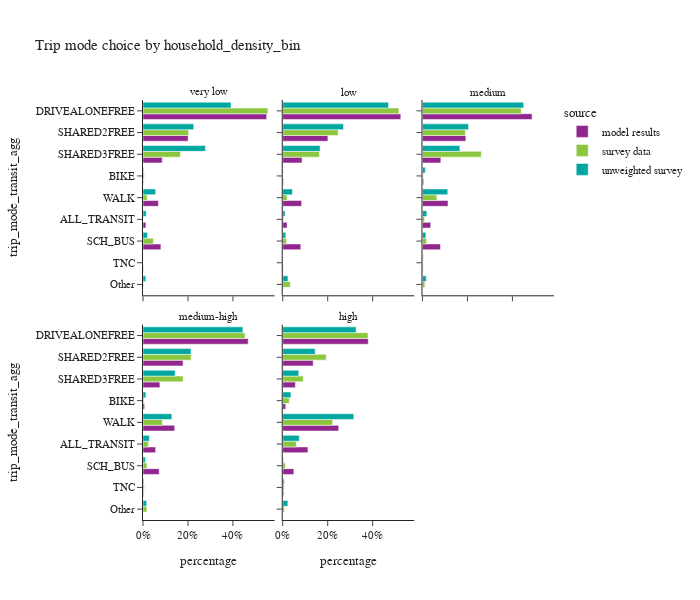
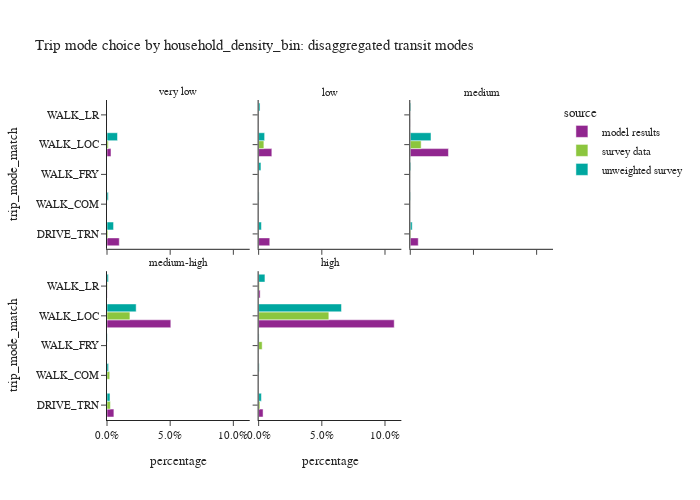

The notebook cell saved with these charts, in order:
### Code cell
plot_mode_choice(trip_data,'household_density_bin',3,600)
plot_mode_choice_transit(trip_data,'household_density_bin',3,500)

### Figure 1 — Plotly figure (JSON) as saved in the notebook; plotly's stock layout.template omitted (floating-point values rounded to 4 significant figures)
{"data": [{"alignmentgroup": "True", "hovertemplate": "source=model results<br>household_density_bin=very low<br>percentage=%{x}<br>trip_mode_transit_agg=%{y}<extra></extra>", "legendgroup": "model results", "marker": {"color": "#91268F", "pattern": {"shape": ""}}, "name": "model results", "offsetgroup": "model results", "orientation": "h", "showlegend": true, "textposition": "auto", "type": "bar", "x": [0.0129, 0.001688, 0.5501, 0.0, 0.07956, 0.2006, 0.08544, 0.001425, 0.06831], "xaxis": "x4", "y": ["ALL_TRANSIT", "BIKE", "DRIVEALONEFREE", "Other", "SCH_BUS", "SHARED2FREE", "SHARED3FREE", "TNC", "WALK"], "yaxis": "y4"}, {"alignmentgroup": "True", "hovertemplate": "source=model results<br>household_density_bin=low<br>percentage=%{x}<br>trip_mode_transit_agg=%{y}<extra></extra>", "legendgroup": "model results", "marker": {"color": "#91268F", "pattern": {"shape": ""}}, "name": "model results", "offsetgroup": "model results", "orientation": "h", "showlegend": false, "textposition": "auto", "type": "bar", "x": [0.01929, 0.002893, 0.525, 0.0, 0.0802, 0.2008, 0.08582, 0.002243, 0.08379], "xaxis": "x5", "y": ["ALL_TRANSIT", "BIKE", "DRIVEALONEFREE", "Other", "SCH_BUS", "SHARED2FREE", "SHARED3FREE", "TNC", "WALK"], "yaxis": "y5"}, {"alignmentgroup": "True", "hovertemplate": "source=model results<br>household_density_bin=medium<br>percentage=%{x}<br>trip_mode_transit_agg=%{y}<extra></extra>", "legendgroup": "model results", "marker": {"color": "#91268F", "pattern": {"shape": ""}}, "name": "model results", "offsetgroup": "model results", "orientation": "h", "showlegend": false, "textposition": "auto", "type": "bar", "x": [0.03659, 0.005222, 0.4874, 0.0, 0.08018, 0.1928, 0.08176, 0.002585, 0.1134], "xaxis": "x6", "y": ["ALL_TRANSIT", "BIKE", "DRIVEALONEFREE", "Other", "SCH_BUS", "SHARED2FREE", "SHARED3FREE", "TNC", "WALK"], "yaxis": "y6"}, {"alignmentgroup": "True", "hovertemplate": "source=model results<br>household_density_bin=medium-high<br>percentage=%{x}<br>trip_mode_transit_agg=%{y}<extra></extra>", "legendgroup": "model results", "marker": {"color": "#91268F", "pattern": {"shape": ""}}, "name": "model results", "offsetgroup": "model results", "orientation": "h", "showlegend": false, "textposition": "auto", "type": "bar", "x": [0.05612, 0.007204, 0.4677, 0.0, 0.07197, 0.1782, 0.07499, 0.002808, 0.141], "xaxis": "x", "y": ["ALL_TRANSIT", "BIKE", "DRIVEALONEFREE", "Other", "SCH_BUS", "SHARED2FREE", "SHARED3FREE", "TNC", "WALK"], "yaxis": "y"}, {"alignmentgroup": "True", "hovertemplate": "source=model results<br>household_density_bin=high<br>percentage=%{x}<br>trip_mode_transit_agg=%{y}<extra></extra>", "legendgroup": "model results", "marker": {"color": "#91268F", "pattern": {"shape": ""}}, "name": "model results", "offsetgroup": "model results", "orientation": "h", "showlegend": false, "textposition": "auto", "type": "bar", "x": [0.112, 0.01306, 0.3804, 0.0, 0.04956, 0.1355, 0.05626, 0.004614, 0.2487], "xaxis": "x2", "y": ["ALL_TRANSIT", "BIKE", "DRIVEALONEFREE", "Other", "SCH_BUS", "SHARED2FREE", "SHARED3FREE", "TNC", "WALK"], "yaxis": "y2"}, {"alignmentgroup": "True", "hovertemplate": "source=survey data<br>household_density_bin=very low<br>percentage=%{x}<br>trip_mode_transit_agg=%{y}<extra></extra>", "legendgroup": "survey data", "marker": {"color": "#8CC63E", "pattern": {"shape": ""}}, "name": "survey data", "offsetgroup": "survey data", "orientation": "h", "showlegend": true, "textposition": "auto", "type": "bar", "x": [0.001767, 0.005637, 0.5557, 0.003026, 0.04656, 0.2026, 0.1664, 0.0, 0.01832], "xaxis": "x4", "y": ["ALL_TRANSIT", "BIKE", "DRIVEALONEFREE", "Other", "SCH_BUS", "SHARED2FREE", "SHARED3FREE", "TNC", "WALK"], "yaxis": "y4"}, {"alignmentgroup": "True", "hovertemplate": "source=survey data<br>household_density_bin=low<br>percentage=%{x}<br>trip_mode_transit_agg=%{y}<extra></extra>", "legendgroup": "survey data", "marker": {"color": "#8CC63E", "pattern": {"shape": ""}}, "name": "survey data", "offsetgroup": "survey data", "orientation": "h", "showlegend": false, "textposition": "auto", "type": "bar", "x": [0.004564, 0.0003743, 0.5165, 0.03341, 0.01649, 0.2464, 0.1628, 0.0002093, 0.01921], "xaxis": "x5", "y": ["ALL_TRANSIT", "BIKE", "DRIVEALONEFREE", "Other", "SCH_BUS", "SHARED2FREE", "SHARED3FREE", "TNC", "WALK"], "yaxis": "y5"}, {"alignmentgroup": "True", "hovertemplate": "source=survey data<br>household_density_bin=medium<br>percentage=%{x}<br>trip_mode_transit_agg=%{y}<extra></extra>", "legendgroup": "survey data", "marker": {"color": "#8CC63E", "pattern": {"shape": ""}}, "name": "survey data", "offsetgroup": "survey data", "orientation": "h", "showlegend": false, "textposition": "auto", "type": "bar", "x": [0.009195, 0.003647, 0.4393, 0.01067, 0.01794, 0.1907, 0.2618, 0.002848, 0.06394], "xaxis": "x6", "y": ["ALL_TRANSIT", "BIKE", "DRIVEALONEFREE", "Other", "SCH_BUS", "SHARED2FREE", "SHARED3FREE", "TNC", "WALK"], "yaxis": "y6"}, {"alignmentgroup": "True", "hovertemplate": "source=survey data<br>household_density_bin=medium-high<br>percentage=%{x}<br>trip_mode_transit_agg=%{y}<extra></extra>", "legendgroup": "survey data", "marker": {"color": "#8CC63E", "pattern": {"shape": ""}}, "name": "survey data", "offsetgroup": "survey data", "orientation": "h", "showlegend": false, "textposition": "auto", "type": "bar", "x": [0.02342, 0.004231, 0.4536, 0.01736, 0.01725, 0.2142, 0.1783, 0.005609, 0.08612], "xaxis": "x", "y": ["ALL_TRANSIT", "BIKE", "DRIVEALONEFREE", "Other", "SCH_BUS", "SHARED2FREE", "SHARED3FREE", "TNC", "WALK"], "yaxis": "y"}, {"alignmentgroup": "True", "hovertemplate": "source=survey data<br>household_density_bin=high<br>percentage=%{x}<br>trip_mode_transit_agg=%{y}<extra></extra>", "legendgroup": "survey data", "marker": {"color": "#8CC63E", "pattern": {"shape": ""}}, "name": "survey data", "offsetgroup": "survey data", "orientation": "h", "showlegend": false, "textposition": "auto", "type": "bar", "x": [0.06014, 0.02883, 0.3792, 0.007566, 0.01194, 0.1933, 0.09096, 0.006348, 0.2218], "xaxis": "x2", "y": ["ALL_TRANSIT", "BIKE", "DRIVEALONEFREE", "Other", "SCH_BUS", "SHARED2FREE", "SHARED3FREE", "TNC", "WALK"], "yaxis": "y2"}, {"alignmentgroup": "True", "hovertemplate": "source=unweighted survey<br>household_density_bin=very low<br>percentage=%{x}<br>trip_mode_transit_agg=%{y}<extra></extra>", "legendgroup": "unweighted survey", "marker": {"color": "#00A7A0", "pattern": {"shape": ""}}, "name": "unweighted survey", "offsetgroup": "unweighted survey", "orientation": "h", "showlegend": true, "textposition": "auto", "type": "bar", "x": [0.01454, 0.003115, 0.3915, 0.01246, 0.01973, 0.2253, 0.2773, 0.0, 0.05607], "xaxis": "x4", "y": ["ALL_TRANSIT", "BIKE", "DRIVEALONEFREE", "Other", "SCH_BUS", "SHARED2FREE", "SHARED3FREE", "TNC", "WALK"], "yaxis": "y4"}, {"alignmentgroup": "True", "hovertemplate": "source=unweighted survey<br>household_density_bin=low<br>percentage=%{x}<br>trip_mode_transit_agg=%{y}<extra></extra>", "legendgroup": "unweighted survey", "marker": {"color": "#00A7A0", "pattern": {"shape": ""}}, "name": "unweighted survey", "offsetgroup": "unweighted survey", "orientation": "h", "showlegend": false, "textposition": "auto", "type": "bar", "x": [0.01022, 0.001824, 0.4703, 0.02335, 0.0135, 0.2703, 0.1664, 0.0007297, 0.04341], "xaxis": "x5", "y": ["ALL_TRANSIT", "BIKE", "DRIVEALONEFREE", "Other", "SCH_BUS", "SHARED2FREE", "SHARED3FREE", "TNC", "WALK"], "yaxis": "y5"}, {"alignmentgroup": "True", "hovertemplate": "source=unweighted survey<br>household_density_bin=medium<br>percentage=%{x}<br>trip_mode_transit_agg=%{y}<extra></extra>", "legendgroup": "unweighted survey", "marker": {"color": "#00A7A0", "pattern": {"shape": ""}}, "name": "unweighted survey", "offsetgroup": "unweighted survey", "orientation": "h", "showlegend": false, "textposition": "auto", "type": "bar", "x": [0.01929, 0.01254, 0.4499, 0.01667, 0.01488, 0.2046, 0.1662, 0.003445, 0.1124], "xaxis": "x6", "y": ["ALL_TRANSIT", "BIKE", "DRIVEALONEFREE", "Other", "SCH_BUS", "SHARED2FREE", "SHARED3FREE", "TNC", "WALK"], "yaxis": "y6"}, {"alignmentgroup": "True", "hovertemplate": "source=unweighted survey<br>household_density_bin=medium-high<br>percentage=%{x}<br>trip_mode_transit_agg=%{y}<extra></extra>", "legendgroup": "unweighted survey", "marker": {"color": "#00A7A0", "pattern": {"shape": ""}}, "name": "unweighted survey", "offsetgroup": "unweighted survey", "orientation": "h", "showlegend": false, "textposition": "auto", "type": "bar", "x": [0.02809, 0.01279, 0.4442, 0.01618, 0.01054, 0.2133, 0.143, 0.003637, 0.1282], "xaxis": "x", "y": ["ALL_TRANSIT", "BIKE", "DRIVEALONEFREE", "Other", "SCH_BUS", "SHARED2FREE", "SHARED3FREE", "TNC", "WALK"], "yaxis": "y"}, {"alignmentgroup": "True", "hovertemplate": "source=unweighted survey<br>household_density_bin=high<br>percentage=%{x}<br>trip_mode_transit_agg=%{y}<extra></extra>", "legendgroup": "unweighted survey", "marker": {"color": "#00A7A0", "pattern": {"shape": ""}}, "name": "unweighted survey", "offsetgroup": "unweighted survey", "orientation": "h", "showlegend": false, "textposition": "auto", "type": "bar", "x": [0.07355, 0.03658, 0.3261, 0.02285, 0.003343, 0.1442, 0.07106, 0.006188, 0.3161], "xaxis": "x2", "y": ["ALL_TRANSIT", "BIKE", "DRIVEALONEFREE", "Other", "SCH_BUS", "SHARED2FREE", "SHARED3FREE", "TNC", "WALK"], "yaxis": "y2"}], "layout": {"annotations": [{"font": {}, "showarrow": false, "text": "medium-high", "x": 0.16, "xanchor": "center", "xref": "paper", "y": 0.465, "yanchor": "bottom", "yref": "paper"}, {"font": {}, "showarrow": false, "text": "high", "x": 0.5, "xanchor": "center", "xref": "paper", "y": 0.465, "yanchor": "bottom", "yref": "paper"}, {"font": {}, "showarrow": false, "text": "very low", "x": 0.16, "xanchor": "center", "xref": "paper", "y": 1.0, "yanchor": "bottom", "yref": "paper"}, {"font": {}, "showarrow": false, "text": "low", "x": 0.5, "xanchor": "center", "xref": "paper", "y": 1.0, "yanchor": "bottom", "yref": "paper"}, {"font": {}, "showarrow": false, "text": "medium", "x": 0.84, "xanchor": "center", "xref": "paper", "y": 1.0, "yanchor": "bottom", "yref": "paper"}], "barmode": "group", "height": 600, "legend": {"title": {"text": "source"}, "tracegroupgap": 0}, "title": {"text": "Trip mode choice by household_density_bin"}, "width": 700, "xaxis": {"anchor": "y", "domain": [0, 0.32], "tickformat": ".0%", "title": {"text": "percentage"}}, "xaxis2": {"anchor": "y2", "domain": [0.34, 0.66], "matches": "x", "tickformat": ".0%", "title": {"text": "percentage"}}, "xaxis3": {"anchor": "y3", "domain": [0.68, 1.0], "matches": "x", "title": {"text": "percentage"}}, "xaxis4": {"anchor": "y4", "domain": [0, 0.32], "matches": "x", "showticklabels": false}, "xaxis5": {"anchor": "y5", "domain": [0.34, 0.66], "matches": "x", "showticklabels": false}, "xaxis6": {"anchor": "y6", "domain": [0.68, 1.0], "matches": "x", "showticklabels": false}, "yaxis": {"anchor": "x", "categoryarray": ["Other", "TNC", "SCH_BUS", "ALL_TRANSIT", "WALK", "BIKE", "SHARED3FREE", "SHARED2FREE", "DRIVEALONEFREE"], "categoryorder": "array", "domain": [0, 0.465], "title": {"text": "trip_mode_transit_agg"}}, "yaxis2": {"anchor": "x2", "domain": [0, 0.465], "matches": "y", "showticklabels": false}, "yaxis3": {"anchor": "x3", "domain": [0, 0.465], "matches": "y", "showticklabels": false}, "yaxis4": {"anchor": "x4", "categoryarray": ["Other", "TNC", "SCH_BUS", "ALL_TRANSIT", "WALK", "BIKE", "SHARED3FREE", "SHARED2FREE", "DRIVEALONEFREE"], "categoryorder": "array", "domain": [0.535, 1.0], "matches": "y", "title": {"text": "trip_mode_transit_agg"}}, "yaxis5": {"anchor": "x5", "domain": [0.535, 1.0], "matches": "y", "showticklabels": false}, "yaxis6": {"anchor": "x6", "domain": [0.535, 1.0], "matches": "y", "showticklabels": false}}}

### Figure 2 — Plotly figure (JSON) as saved in the notebook; plotly's stock layout.template omitted (floating-point values rounded to 4 significant figures)
{"data": [{"alignmentgroup": "True", "hovertemplate": "source=model results<br>household_density_bin=very low<br>percentage=%{x}<br>trip_mode_match=%{y}<extra></extra>", "legendgroup": "model results", "marker": {"color": "#91268F", "pattern": {"shape": ""}}, "name": "model results", "offsetgroup": "model results", "orientation": "h", "showlegend": true, "textposition": "auto", "type": "bar", "x": [0.009716, 0.0, 0.0, 0.003159, 2.153e-05], "xaxis": "x4", "y": ["DRIVE_TRN", "WALK_COM", "WALK_FRY", "WALK_LOC", "WALK_LR"], "yaxis": "y4"}, {"alignmentgroup": "True", "hovertemplate": "source=survey data<br>household_density_bin=very low<br>percentage=%{x}<br>trip_mode_match=%{y}<extra></extra>", "legendgroup": "survey data", "marker": {"color": "#8CC63E", "pattern": {"shape": ""}}, "name": "survey data", "offsetgroup": "survey data", "orientation": "h", "showlegend": true, "textposition": "auto", "type": "bar", "x": [0.0007352, 0.0, 0.0, 0.001032, 0.0], "xaxis": "x4", "y": ["DRIVE_TRN", "WALK_COM", "WALK_FRY", "WALK_LOC", "WALK_LR"], "yaxis": "y4"}, {"alignmentgroup": "True", "hovertemplate": "source=unweighted survey<br>household_density_bin=very low<br>percentage=%{x}<br>trip_mode_match=%{y}<extra></extra>", "legendgroup": "unweighted survey", "marker": {"color": "#00A7A0", "pattern": {"shape": ""}}, "name": "unweighted survey", "offsetgroup": "unweighted survey", "orientation": "h", "showlegend": true, "textposition": "auto", "type": "bar", "x": [0.005192, 0.001038, 0.0, 0.008307, 0.0], "xaxis": "x4", "y": ["DRIVE_TRN", "WALK_COM", "WALK_FRY", "WALK_LOC", "WALK_LR"], "yaxis": "y4"}, {"alignmentgroup": "True", "hovertemplate": "source=model results<br>household_density_bin=low<br>percentage=%{x}<br>trip_mode_match=%{y}<extra></extra>", "legendgroup": "model results", "marker": {"color": "#91268F", "pattern": {"shape": ""}}, "name": "model results", "offsetgroup": "model results", "orientation": "h", "showlegend": false, "textposition": "auto", "type": "bar", "x": [0.008808, 0.0, 0.0, 0.01045, 3.739e-05], "xaxis": "x5", "y": ["DRIVE_TRN", "WALK_COM", "WALK_FRY", "WALK_LOC", "WALK_LR"], "yaxis": "y5"}, {"alignmentgroup": "True", "hovertemplate": "source=survey data<br>household_density_bin=low<br>percentage=%{x}<br>trip_mode_match=%{y}<extra></extra>", "legendgroup": "survey data", "marker": {"color": "#8CC63E", "pattern": {"shape": ""}}, "name": "survey data", "offsetgroup": "survey data", "orientation": "h", "showlegend": false, "textposition": "auto", "type": "bar", "x": [0.0001174, 0.0, 0.0002076, 0.004147, 9.188e-05], "xaxis": "x5", "y": ["DRIVE_TRN", "WALK_COM", "WALK_FRY", "WALK_LOC", "WALK_LR"], "yaxis": "y5"}, {"alignmentgroup": "True", "hovertemplate": "source=unweighted survey<br>household_density_bin=low<br>percentage=%{x}<br>trip_mode_match=%{y}<extra></extra>", "legendgroup": "unweighted survey", "marker": {"color": "#00A7A0", "pattern": {"shape": ""}}, "name": "unweighted survey", "offsetgroup": "unweighted survey", "orientation": "h", "showlegend": false, "textposition": "auto", "type": "bar", "x": [0.002189, 0.0003648, 0.001824, 0.004743, 0.001094], "xaxis": "x5", "y": ["DRIVE_TRN", "WALK_COM", "WALK_FRY", "WALK_LOC", "WALK_LR"], "yaxis": "y5"}, {"alignmentgroup": "True", "hovertemplate": "source=model results<br>household_density_bin=medium<br>percentage=%{x}<br>trip_mode_match=%{y}<extra></extra>", "legendgroup": "model results", "marker": {"color": "#91268F", "pattern": {"shape": ""}}, "name": "model results", "offsetgroup": "model results", "orientation": "h", "showlegend": false, "textposition": "auto", "type": "bar", "x": [0.006319, 0.0, 0.0, 0.0302, 7.182e-05], "xaxis": "x6", "y": ["DRIVE_TRN", "WALK_COM", "WALK_FRY", "WALK_LOC", "WALK_LR"], "yaxis": "y6"}, {"alignmentgroup": "True", "hovertemplate": "source=survey data<br>household_density_bin=medium<br>percentage=%{x}<br>trip_mode_match=%{y}<extra></extra>", "legendgroup": "survey data", "marker": {"color": "#8CC63E", "pattern": {"shape": ""}}, "name": "survey data", "offsetgroup": "survey data", "orientation": "h", "showlegend": false, "textposition": "auto", "type": "bar", "x": [0.0005116, 2.807e-05, 5.416e-05, 0.008601, 0.0], "xaxis": "x6", "y": ["DRIVE_TRN", "WALK_COM", "WALK_FRY", "WALK_LOC", "WALK_LR"], "yaxis": "y6"}, {"alignmentgroup": "True", "hovertemplate": "source=unweighted survey<br>household_density_bin=medium<br>percentage=%{x}<br>trip_mode_match=%{y}<extra></extra>", "legendgroup": "unweighted survey", "marker": {"color": "#00A7A0", "pattern": {"shape": ""}}, "name": "unweighted survey", "offsetgroup": "unweighted survey", "orientation": "h", "showlegend": false, "textposition": "auto", "type": "bar", "x": [0.001516, 0.0002756, 0.0005512, 0.0164, 0.0005512], "xaxis": "x6", "y": ["DRIVE_TRN", "WALK_COM", "WALK_FRY", "WALK_LOC", "WALK_LR"], "yaxis": "y6"}, {"alignmentgroup": "True", "hovertemplate": "source=model results<br>household_density_bin=medium-high<br>percentage=%{x}<br>trip_mode_match=%{y}<extra></extra>", "legendgroup": "model results", "marker": {"color": "#91268F", "pattern": {"shape": ""}}, "name": "model results", "offsetgroup": "model results", "orientation": "h", "showlegend": false, "textposition": "auto", "type": "bar", "x": [0.005454, 0.0, 0.0, 0.05051, 0.000153], "xaxis": "x", "y": ["DRIVE_TRN", "WALK_COM", "WALK_FRY", "WALK_LOC", "WALK_LR"], "yaxis": "y"}, {"alignmentgroup": "True", "hovertemplate": "source=survey data<br>household_density_bin=medium-high<br>percentage=%{x}<br>trip_mode_match=%{y}<extra></extra>", "legendgroup": "survey data", "marker": {"color": "#8CC63E", "pattern": {"shape": ""}}, "name": "survey data", "offsetgroup": "survey data", "orientation": "h", "showlegend": false, "textposition": "auto", "type": "bar", "x": [0.002683, 0.002162, 2.05e-05, 0.01814, 0.000421], "xaxis": "x", "y": ["DRIVE_TRN", "WALK_COM", "WALK_FRY", "WALK_LOC", "WALK_LR"], "yaxis": "y"}, {"alignmentgroup": "True", "hovertemplate": "source=unweighted survey<br>household_density_bin=medium-high<br>percentage=%{x}<br>trip_mode_match=%{y}<extra></extra>", "legendgroup": "unweighted survey", "marker": {"color": "#00A7A0", "pattern": {"shape": ""}}, "name": "unweighted survey", "offsetgroup": "unweighted survey", "orientation": "h", "showlegend": false, "textposition": "auto", "type": "bar", "x": [0.002383, 0.001254, 0.0002508, 0.02308, 0.001129], "xaxis": "x", "y": ["DRIVE_TRN", "WALK_COM", "WALK_FRY", "WALK_LOC", "WALK_LR"], "yaxis": "y"}, {"alignmentgroup": "True", "hovertemplate": "source=model results<br>household_density_bin=high<br>percentage=%{x}<br>trip_mode_match=%{y}<extra></extra>", "legendgroup": "model results", "marker": {"color": "#91268F", "pattern": {"shape": ""}}, "name": "model results", "offsetgroup": "model results", "orientation": "h", "showlegend": false, "textposition": "auto", "type": "bar", "x": [0.003506, 0.0, 0.0, 0.1073, 0.001177], "xaxis": "x2", "y": ["DRIVE_TRN", "WALK_COM", "WALK_FRY", "WALK_LOC", "WALK_LR"], "yaxis": "y2"}, {"alignmentgroup": "True", "hovertemplate": "source=survey data<br>household_density_bin=high<br>percentage=%{x}<br>trip_mode_match=%{y}<extra></extra>", "legendgroup": "survey data", "marker": {"color": "#8CC63E", "pattern": {"shape": ""}}, "name": "survey data", "offsetgroup": "survey data", "orientation": "h", "showlegend": false, "textposition": "auto", "type": "bar", "x": [0.001013, 9.564e-05, 0.002789, 0.05556, 0.0006845], "xaxis": "x2", "y": ["DRIVE_TRN", "WALK_COM", "WALK_FRY", "WALK_LOC", "WALK_LR"], "yaxis": "y2"}, {"alignmentgroup": "True", "hovertemplate": "source=unweighted survey<br>household_density_bin=high<br>percentage=%{x}<br>trip_mode_match=%{y}<extra></extra>", "legendgroup": "unweighted survey", "marker": {"color": "#00A7A0", "pattern": {"shape": ""}}, "name": "unweighted survey", "offsetgroup": "unweighted survey", "orientation": "h", "showlegend": false, "textposition": "auto", "type": "bar", "x": [0.002196, 0.0004491, 0.0003493, 0.06557, 0.00499], "xaxis": "x2", "y": ["DRIVE_TRN", "WALK_COM", "WALK_FRY", "WALK_LOC", "WALK_LR"], "yaxis": "y2"}], "layout": {"annotations": [{"font": {}, "showarrow": false, "text": "medium-high", "x": 0.16, "xanchor": "center", "xref": "paper", "y": 0.465, "yanchor": "bottom", "yref": "paper"}, {"font": {}, "showarrow": false, "text": "high", "x": 0.5, "xanchor": "center", "xref": "paper", "y": 0.465, "yanchor": "bottom", "yref": "paper"}, {"font": {}, "showarrow": false, "text": "very low", "x": 0.16, "xanchor": "center", "xref": "paper", "y": 1.0, "yanchor": "bottom", "yref": "paper"}, {"font": {}, "showarrow": false, "text": "low", "x": 0.5, "xanchor": "center", "xref": "paper", "y": 1.0, "yanchor": "bottom", "yref": "paper"}, {"font": {}, "showarrow": false, "text": "medium", "x": 0.84, "xanchor": "center", "xref": "paper", "y": 1.0, "yanchor": "bottom", "yref": "paper"}], "barmode": "group", "height": 500, "legend": {"title": {"text": "source"}, "tracegroupgap": 0}, "title": {"text": "Trip mode choice by household_density_bin: disaggregated transit modes"}, "width": 700, "xaxis": {"anchor": "y", "domain": [0, 0.32], "tickformat": ".1%", "title": {"text": "percentage"}}, "xaxis2": {"anchor": "y2", "domain": [0.34, 0.66], "matches": "x", "tickformat": ".1%", "title": {"text": "percentage"}}, "xaxis3": {"anchor": "y3", "domain": [0.68, 1.0], "matches": "x", "title": {"text": "percentage"}}, "xaxis4": {"anchor": "y4", "domain": [0, 0.32], "matches": "x", "showticklabels": false}, "xaxis5": {"anchor": "y5", "domain": [0.34, 0.66], "matches": "x", "showticklabels": false}, "xaxis6": {"anchor": "y6", "domain": [0.68, 1.0], "matches": "x", "showticklabels": false}, "yaxis": {"anchor": "x", "domain": [0, 0.465], "title": {"text": "trip_mode_match"}}, "yaxis2": {"anchor": "x2", "domain": [0, 0.465], "matches": "y", "showticklabels": false}, "yaxis3": {"anchor": "x3", "domain": [0, 0.465], "matches": "y", "showticklabels": false}, "yaxis4": {"anchor": "x4", "domain": [0.535, 1.0], "matches": "y", "title": {"text": "trip_mode_match"}}, "yaxis5": {"anchor": "x5", "domain": [0.535, 1.0], "matches": "y", "showticklabels": false}, "yaxis6": {"anchor": "x6", "domain": [0.535, 1.0], "matches": "y", "showticklabels": false}}}
